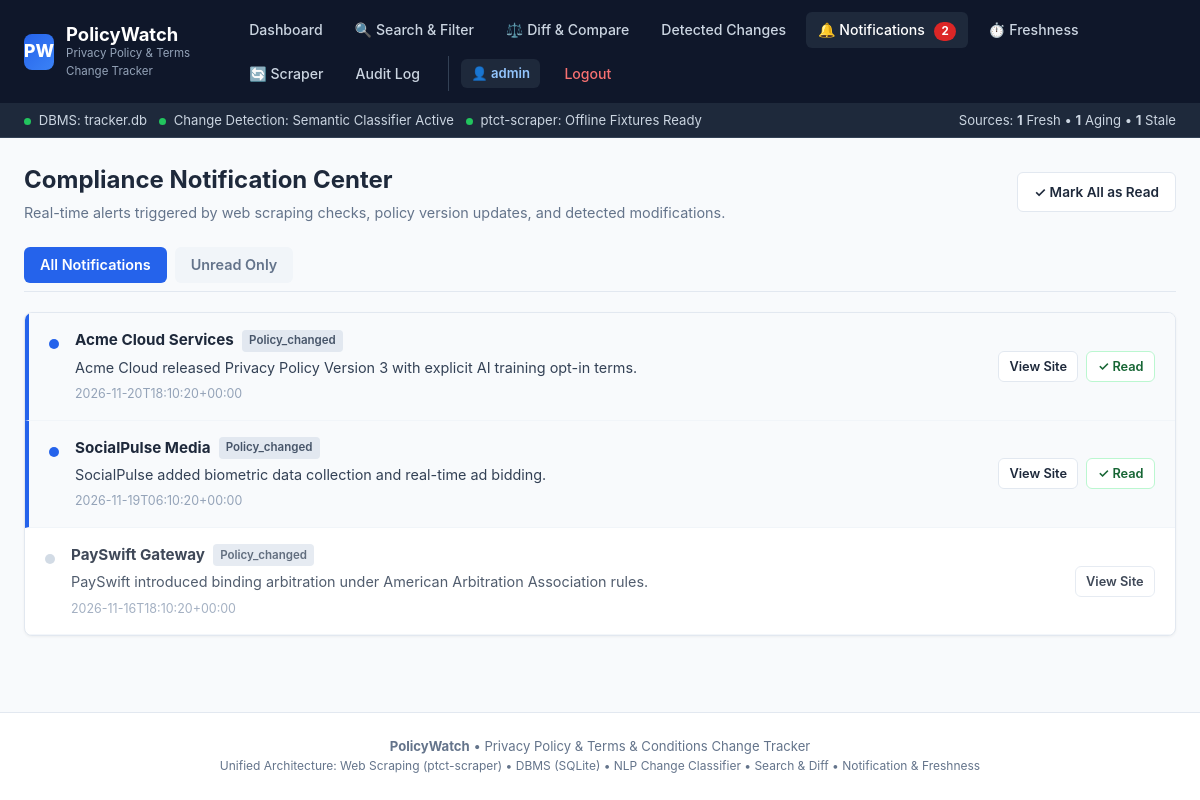
The page /notifications (signed in) on the database its author committed.
### tables this page shows
CREATE TABLE Users (
    user_id INTEGER PRIMARY KEY AUTOINCREMENT,
    username TEXT NOT NULL UNIQUE COLLATE NOCASE,
    email TEXT NOT NULL UNIQUE COLLATE NOCASE,
    password TEXT NOT NULL,
    created_at TIMESTAMP DEFAULT CURRENT_TIMESTAMP
);

CREATE TABLE m5_notifications (
    id INTEGER PRIMARY KEY AUTOINCREMENT,
    source_id TEXT NOT NULL,
    source_name TEXT NOT NULL,
    notification_type TEXT NOT NULL,
    title TEXT NOT NULL,
    message TEXT NOT NULL,
    created_at TEXT NOT NULL,
    is_read INTEGER NOT NULL DEFAULT 0,
    website_id INTEGER,
    change_id INTEGER,
    FOREIGN KEY(source_id) REFERENCES m5_source_freshness(source_id) ON DELETE CASCADE,
    FOREIGN KEY(website_id) REFERENCES Websites(website_id) ON DELETE CASCADE,
    FOREIGN KEY(change_id) REFERENCES ChangeHistory(change_id) ON DELETE SET NULL
);

CREATE TABLE Websites (
    website_id INTEGER PRIMARY KEY AUTOINCREMENT,
    user_id INTEGER NOT NULL,
    website_name TEXT NOT NULL,
    website_url TEXT NOT NULL,
    created_at TIMESTAMP DEFAULT CURRENT_TIMESTAMP,
    FOREIGN KEY (user_id) REFERENCES Users(user_id) ON DELETE CASCADE
);

### models/app.py (the view)
@app.route('/notifications')
@login_required
def notifications_hub():
    user_id = session['user_id']
    unread_only = request.args.get('filter') == 'unread'
    notifications = db.get_notifications_for_user(user_id, unread_only=unread_only, limit=100)
    return render_template('notifications.html', notifications=notifications, unread_only=unread_only)

### models/app.py (called while the page is built)
def login_required(view_func):
    @wraps(view_func)
    def wrapped_view(**kwargs):
        if 'user_id' not in session:
            flash("Please log in to access this page.", "error")
            return redirect(url_for('login', next=request.url))
        return view_func(**kwargs)
    return wrapped_view

@app.context_processor
def inject_global_data():
    user = None
    unread_count = 0
    freshness_summary = {'total': 0, 'fresh': 0, 'aging': 0, 'stale': 0, 'never_checked': 0}
    if 'user_id' in session:
        user = db.get_user_by_id(session['user_id'])
        if user:
            unread_count = db.get_unread_notifications_count(user['user_id'])
            freshness_summary = db.get_freshness_summary(user['user_id'])
    return {
        'current_user': user,
        'unread_notifications_count': unread_count,
        'freshness_summary': freshness_summary,
        'active_path': request.path
    }

### models/database.py (called while the page is built)
def get_db():
    if has_app_context():
        if 'db' not in g:
            g.db = sqlite3.connect(DATABASE_FILE)
            g.db.row_factory = sqlite3.Row
            g.db.execute("PRAGMA foreign_keys = ON;")
            ensure_schema_upgrades(g.db)
        return g.db
    else:
        conn = sqlite3.connect(DATABASE_FILE)
        conn.row_factory = sqlite3.Row
        conn.execute("PRAGMA foreign_keys = ON;")
        ensure_schema_upgrades(conn)
        return conn

def query_db(query, args=(), one=False):
    cur = get_db().execute(query, args)
    rv = cur.fetchall()
    cur.close()
    return (rv[0] if rv else None) if one else rv

def get_user_by_id(user_id):
    query = "SELECT * FROM Users WHERE user_id = ?;"
    return query_db(query, (user_id,), one=True)

def get_unread_notifications_count(user_id):
    query = """
        SELECT COUNT(*) AS cnt
        FROM m5_notifications n
        LEFT JOIN Websites w ON n.website_id = w.website_id
        WHERE (w.user_id = ? OR n.website_id IS NULL) AND n.is_read = 0;
    """
    row = query_db(query, (user_id,), one=True)
    return row['cnt'] if row else 0

def get_freshness_summary(user_id=None):
    all_fresh = get_all_source_freshness(user_id)
    summary = {'total': len(all_fresh), 'fresh': 0, 'aging': 0, 'stale': 0, 'never_checked': 0}
    for item in all_fresh:
        f = item.get('freshness', 'never_checked')
        summary[f] = summary.get(f, 0) + 1
    return summary

### templates/notifications.html (shortened to what this page needs)
{% extends 'base.html' %}
{% block content %}
<div style="margin-bottom: 1.5rem; display: flex; justify-content: space-between; align-items: center; flex-wrap: wrap; gap: 1rem;">
  <div>
    <h2 style="margin: 0; font-size: 1.5rem; font-weight: 700; color: #1e293b;">
      Compliance Notification Center
    </h2>
    <p style="margin: 0.25rem 0 0 0; color: #64748b; font-size: 0.9rem;">
      Real-time alerts triggered by web scraping checks, policy version updates, and detected modifications.
    </p>
  </div>
  <div style="display: flex; gap: 0.5rem; align-items: center;">
    {% if notifications %}
      <a href="{{ url_for('mark_all_notifications_read') }}" class="btn btn-outline" style="font-size: 0.85rem;">
        ✓ Mark All as Read
      </a>
    {% endif %}
  </div>
</div>
<div style="display: flex; gap: 0.5rem; margin-bottom: 1.25rem; border-bottom: 1px solid #e2e8f0; padding-bottom: 0.5rem;">
  <a href="{{ url_for('notifications_hub') }}" style="text-decoration: none; padding: 0.45rem 1rem; border-radius: 6px; font-size: 0.9rem; font-weight: 600; {% if not unread_only %}background: #2563eb; color: white;{% else %}color: #64748b; background: #f1f5f9;{% endif %}">
    All Notifications
  </a>
  <a href="{{ url_for('notifications_hub', filter='unread') }}" style="text-decoration: none; padding: 0.45rem 1rem; border-radius: 6px; font-size: 0.9rem; font-weight: 600; {% if unread_only %}background: #2563eb; color: white;{% else %}color: #64748b; background: #f1f5f9;{% endif %}">
    Unread Only
  </a>
</div>
<div class="card" style="padding: 0; overflow: hidden;">
  {% if notifications %}
    <div style="display: flex; flex-direction: column;">
      {% for n in notifications %}
        <div style="display: flex; justify-content: space-between; align-items: center; padding: 1rem 1.25rem; border-bottom: 1px solid #f1f5f9; {% if not n.is_read %}background: #f8fafc; border-left: 4px solid #2563eb;{% else %}opacity: 0.85;{% endif %}">
          <div style="display: flex; gap: 1rem; align-items: flex-start;">
            <div style="margin-top: 2px;">
              {% if not n.is_read %}
                <span style="display: inline-block; width: 10px; height: 10px; border-radius: 50%; background: #2563eb;"></span>
              {% else %}
                <span style="display: inline-block; width: 10px; height: 10px; border-radius: 50%; background: #cbd5e1;"></span>
              {% endif %}
            </div>
            <div>
              <div style="display: flex; align-items: center; gap: 0.5rem; flex-wrap: wrap;">
                <span style="font-weight: 700; color: #1e293b; font-size: 0.95rem;">
                  {{ n.website_name or 'System Event' }}
                </span>
                <span class="badge" style="background: #e2e8f0; color: #475569; font-size: 0.72rem; padding: 0.15rem 0.45rem;">
                  {{ n.notification_type or 'ALERT' }}
                </span>
              </div>
              <div style="color: #334155; font-size: 0.9rem; margin-top: 0.35rem; line-height: 1.45;">
                {{ n.message }}
              </div>
              <div style="font-size: 0.78rem; color: #94a3b8; margin-top: 0.4rem;">
                {{ n.created_at }}
              </div>
            </div>
          </div>
          <div style="display: flex; gap: 0.5rem; align-items: center; white-space: nowrap; margin-left: 1rem;">
            {% if n.website_id %}
              <a href="{{ url_for('website_details', website_id=n.website_id) }}" class="btn btn-outline" style="font-size: 0.8rem; padding: 0.3rem 0.65rem;">
                View Site
              </a>
            {% endif %}
            {% if not n.is_read %}
              <a href="{{ url_for('mark_notification_read', notification_id=n.notification_id) }}" class="btn btn-outline" style="font-size: 0.8rem; padding: 0.3rem 0.65rem; color: #166534; border-color: #bbf7d0;">
                ✓ Read
              </a>
            {% endif %}
          </div>
        </div>
      {% endfor %}
    </div>
  {% endif %}
</div>
{% endblock %}

### templates/base.html (shortened to what this page needs)
<!DOCTYPE html>
<html lang="en">
<head>
</head>
<body>
  <header>
    <div class="header-container">
      <a href="{{ url_for('dashboard' if current_user else 'index') }}" class="brand-link">
        <div class="brand-logo">PW</div>
        <div>
          <div class="brand-title">PolicyWatch</div>
          <div class="brand-subtitle">Privacy Policy &amp; Terms Change Tracker</div>
        </div>
      </a>
      <nav class="nav-links">
        {% if current_user %}
          <a href="{{ url_for('dashboard') }}" class="nav-item {% if request.path == '/dashboard' %}active{% endif %}">
            Dashboard
          </a>
          <a href="{{ url_for('search') }}" class="nav-item {% if request.path == '/search' %}active{% endif %}">
            🔍 Search &amp; Filter
          </a>
          <a href="{{ url_for('compare_versions') }}" class="nav-item {% if '/compare' in request.path %}active{% endif %}">
            ⚖️ Diff &amp; Compare
          </a>
          <a href="{{ url_for('changes_list') }}" class="nav-item {% if request.path == '/changes' %}active{% endif %}">
            Detected Changes
          </a>
          <a href="{{ url_for('notifications_hub') }}" class="nav-item {% if request.path == '/notifications' %}active{% endif %}">
            🔔 Notifications
            {% if unread_notifications_count > 0 %}
              <span class="nav-badge">{{ unread_notifications_count }}</span>
            {% endif %}
          </a>
          <a href="{{ url_for('freshness_monitor') }}" class="nav-item {% if request.path == '/freshness' %}active{% endif %}">
            ⏱️ Freshness
          </a>
          <a href="{{ url_for('scraper_hub') }}" class="nav-item {% if request.path == '/scraper' %}active{% endif %}">
            🔄 Scraper
          </a>
          <a href="{{ url_for('all_history') }}" class="nav-item {% if request.path == '/history' %}active{% endif %}">
            Audit Log
          </a>
          <div class="nav-user">
            <a href="{{ url_for('profile') }}" class="user-tag" title="View Profile">
              👤 {{ current_user.username }}
            </a>
            <a href="{{ url_for('logout') }}" class="nav-item" style="color: #f87171;">Logout</a>
          </div>
        {% else %}
          <a href="{{ url_for('index') }}" class="nav-item {% if request.path == '/' %}active{% endif %}">Home</a>
          <a href="{{ url_for('login') }}" class="nav-item {% if request.path == '/login' %}active{% endif %}">Login</a>
          <a href="{{ url_for('register') }}" class="btn btn-primary btn-sm">Register</a>
        {% endif %}
      </nav>
    </div>
  </header>
  {% if current_user %}
  <div class="subnav">
    <div class="subnav-container">
      <div class="status-indicators">
        <span><span class="status-dot dot-green"></span> DBMS: <code>tracker.db</code></span>
        <span><span class="status-dot dot-green"></span> Change Detection: Semantic Classifier Active</span>
        <span><span class="status-dot dot-green"></span> ptct-scraper: Offline Fixtures Ready</span>
      </div>
      <div>
        <span>Sources: <strong>{{ freshness_summary.fresh }}</strong> Fresh &bull; <strong>{{ freshness_summary.aging }}</strong> Aging &bull; <strong>{{ freshness_summary.stale }}</strong> Stale</span>
      </div>
    </div>
  </div>
  {% endif %}
  <main>
    {% block content %}{% endblock %}
  </main>
  <footer>
    <div style="max-width: 1300px; margin: 0 auto; padding: 0 1.5rem;">
      <strong>PolicyWatch</strong> &bull; Privacy Policy &amp; Terms &amp; Conditions Change Tracker
      <br>
      <span style="font-size: 0.75rem; color: var(--text-muted);">
        Unified Architecture: Web Scraping (ptct-scraper) &bull; DBMS (SQLite) &bull; NLP Change Classifier &bull; Search &amp; Diff &bull; Notification &amp; Freshness
      </span>
    </div>
  </footer>
</body>
</html>

### templates/base.html (style rules this page uses)
:root { --primary: #2563eb; --primary-hover: #1d4ed8; --primary-light: #eff6ff; --secondary: #0f172a; --bg: #f8fafc; --card-bg: #ffffff; --border: #e2e8f0; --text: #1e293b; --text-muted: #64748b; --success: #16a34a; --success-bg: #f0fdf4; --warning: #d97706; --warning-bg: #fffbeb; --danger: #dc2626; --danger-bg: #fef2f2; --radius: 8px; }
* { box-sizing: border-box; margin: 0; padding: 0; font-family: -apple-system, BlinkMacSystemFont, "Segoe UI", Roboto, Helvetica, Arial, sans-serif; }
body { background-color: var(--bg); color: var(--text); line-height: 1.5; min-height: 100vh; display: flex; flex-direction: column; }
header { background: #0f172a; color: white; border-bottom: 1px solid #1e293b; position: sticky; top: 0; z-index: 100; }
.header-container { max-width: 1300px; margin: 0 auto; padding: 0.75rem 1.5rem; display: flex; justify-content: space-between; align-items: center; gap: 1rem; }
.brand-link { display: flex; align-items: center; gap: 0.75rem; text-decoration: none; color: white; }
.brand-logo { background: linear-gradient(135deg, #2563eb, #3b82f6); width: 36px; height: 36px; border-radius: 8px; display: flex; align-items: center; justify-content: center; font-weight: 800; font-size: 1.1rem; color: white; }
.brand-title { font-size: 1.15rem; font-weight: 700; line-height: 1.2; }
.brand-subtitle { font-size: 0.72rem; color: #94a3b8; }
.nav-links { display: flex; align-items: center; gap: 0.5rem; flex-wrap: wrap; }
.nav-item { color: #cbd5e1; text-decoration: none; font-size: 0.88rem; font-weight: 500; padding: 0.45rem 0.75rem; border-radius: 6px; transition: all 0.15s; }
.nav-item:hover, .nav-item.active { color: white; background: #1e293b; }
.nav-badge { background: #dc2626; color: white; font-size: 0.72rem; font-weight: 700; padding: 0.15rem 0.45rem; border-radius: 9999px; margin-left: 0.35rem; }
.nav-user { display: flex; align-items: center; gap: 0.75rem; margin-left: 0.5rem; padding-left: 0.75rem; border-left: 1px solid #334155; }
.user-tag { background: #1e293b; color: #93c5fd; font-size: 0.82rem; font-weight: 600; padding: 0.3rem 0.65rem; border-radius: 6px; text-decoration: none; }
.subnav { background: #1e293b; color: #cbd5e1; border-bottom: 1px solid #334155; font-size: 0.82rem; }
.subnav-container { max-width: 1300px; margin: 0 auto; padding: 0.4rem 1.5rem; display: flex; justify-content: space-between; align-items: center; flex-wrap: wrap; gap: 0.5rem; }
.status-indicators { display: flex; gap: 0.75rem; align-items: center; }
.status-dot { width: 7px; height: 7px; border-radius: 50%; display: inline-block; margin-right: 0.25rem; }
.dot-green { background: #22c55e; }
main { flex: 1; max-width: 1300px; width: 100%; margin: 1.5rem auto; padding: 0 1.5rem; }
.card { background: var(--card-bg); border: 1px solid var(--border); border-radius: var(--radius); padding: 1.5rem; margin-bottom: 1.5rem; box-shadow: 0 1px 3px rgba(0,0,0,0.05); }
.btn { display: inline-flex; align-items: center; justify-content: center; gap: 0.4rem; padding: 0.55rem 1rem; font-size: 0.88rem; font-weight: 600; border-radius: 6px; text-decoration: none; border: 1px solid transparent; cursor: pointer; transition: all 0.15s; }
.btn-outline { background: white; color: var(--text); border-color: var(--border); }
.badge { display: inline-flex; align-items: center; gap: 0.3rem; padding: 0.2rem 0.55rem; border-radius: 4px; font-size: 0.75rem; font-weight: 600; text-transform: capitalize; }
footer { background: white; border-top: 1px solid var(--border); padding: 1.5rem 0; margin-top: auto; text-align: center; font-size: 0.82rem; color: var(--text-muted); }

### rows shown on the page
Users: username "admin"
m5_notifications: is_read 0 (drawn), website_name "Acme Cloud Services", notification_type "Policy_changed", message "Acme Cloud released Privacy Policy Version 3 with explicit AI training opt-in terms.", created_at "2026-11-20T18:10:20+00:00"
m5_notifications: is_read 0 (drawn), website_name "SocialPulse Media", notification_type "Policy_changed", message "SocialPulse added biometric data collection and real-time ad bidding.", created_at "2026-11-19T06:10:20+00:00"
m5_notifications: is_read 1 (drawn), website_name "PaySwift Gateway", notification_type "Policy_changed", message "PaySwift introduced binding arbitration under American Arbitration Association rules.", created_at "2026-11-16T18:10:20+00:00"

### other values the page prints
{{ unread_notifications_count }} "2"
{{ freshness_summary.fresh }} "1"
{{ freshness_summary.aging }} "1"
{{ freshness_summary.stale }} "1"
